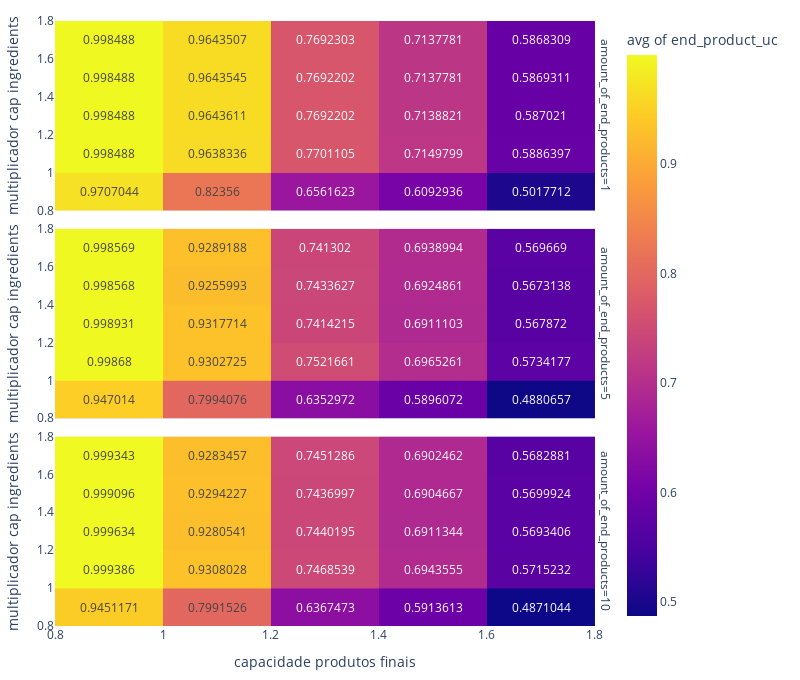

The code cell stored with this chart in its notebook:
### Code cell
fig = px.density_heatmap(
    dfaux,
    x="capacidade produtos finais",
    y="multiplicador cap ingredients",
    z="end_product_uc",
    text_auto=True,
    #marginal_x="histogram", marginal_y="histogram",
    histfunc="avg",
    facet_row="amount_of_end_products"
)

fig.update_xaxes(range=(0.8, 1.8))
fig.update_yaxes(range=(0.8, 1.8))

fig.update_layout(
    margin=dict(l=20, r=20, t=20, b=20),
    width=800,
    height=680
)

fig.show()
